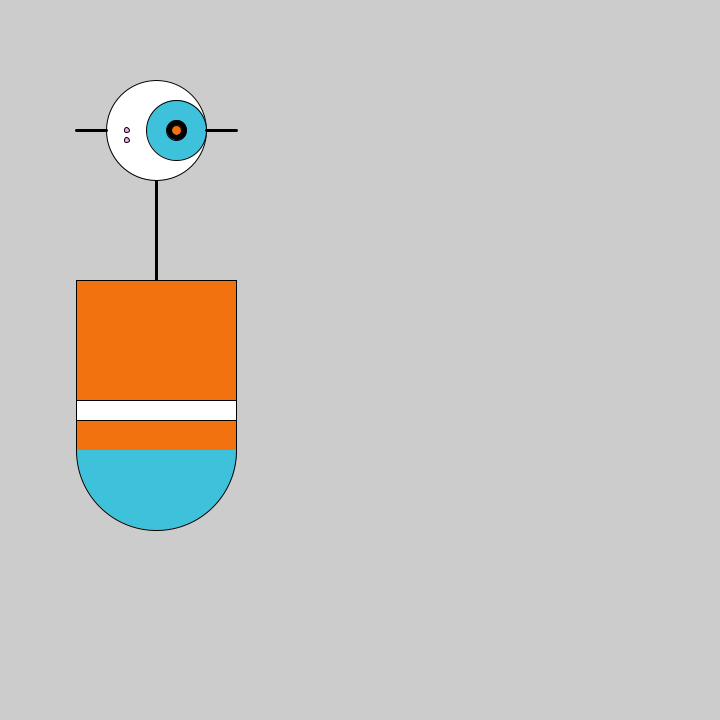
Frame 1 (no input)
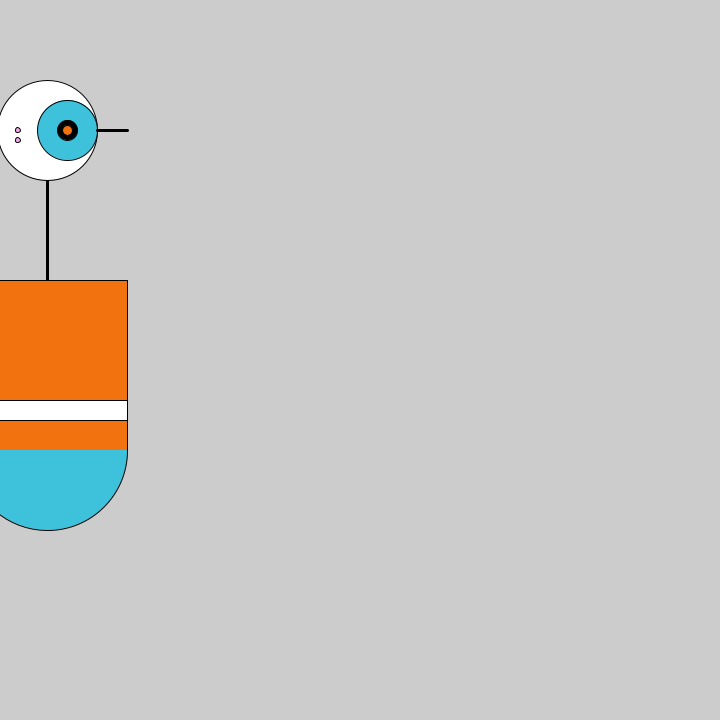
Frame 60 (the mouse pressed at the canvas centre just before this capture)
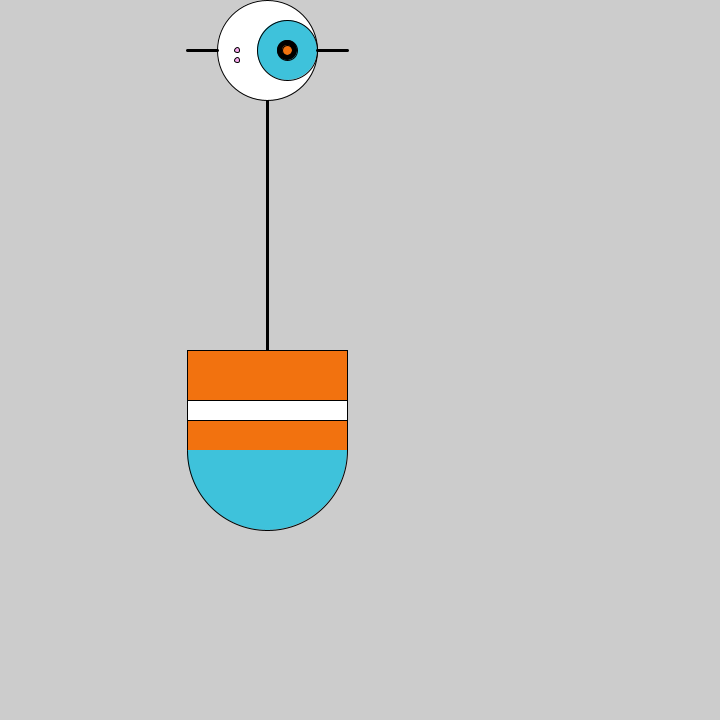
Frame 120 (the mouse held since frame 60 and released just before this capture)

The Processing sketch that drew these frames (run headless with seeded random() and noise(); from frame 60 on, the mouse is pressed at the canvas centre):

// Processing sketch: processing_56070
// ── processing_56070.pde

float x = 160;
float y = 480;
int bodyHeight = 250;
int neckHeight = 20;
int radius = 50;

float easing = 0.02;

void setup() {
  size(720, 720);
  smooth();
  strokeWeight(1);
  ellipseMode(RADIUS);
}

void draw() {
  int targetX = mouseX;
  x += (targetX-x) * easing;
  
   if (mousePressed) {
     neckHeight = 170;
     bodyHeight = 180;
   } else {
     neckHeight = 20;
     bodyHeight = 250;
   }
   
   float ny = y - bodyHeight - neckHeight - radius;
   
   background(204);
   
   //neck
strokeWeight(3);
fill(255);
line(x, ny-30, x, y-bodyHeight+50);

//head
strokeWeight(1);
fill(255);
ellipse(x, ny-30, radius, radius);
//blue eye
fill(62, 194, 219);
ellipse(x+20, ny-30, 30, 30);
//black eye
fill(0);
ellipse(x+20, ny-30, 10, 10);
//orange eye
fill(242, 114, 15);
ellipse(x+20, ny-30, 5, 5);
//two white eye
fill(245, 168, 235);
ellipse(x-30, ny-20, 2.5, 2.5);
ellipse(x-30, ny-30, 2.5, 2.5);

//antennae
strokeWeight(3);
line(x-80, ny-30, x-50, ny-30);
line(x+50, ny-30, x+80, ny-30);

//body
fill(242, 114, 15);
strokeWeight(1);
rect(x-80, y-bodyHeight+50, 160, bodyHeight-80);
//bottom
fill(62, 194, 219);
arc(x, y-30, 80, 80, 0, radians(180));
//white belt
fill(255);
rect(x-80, y-80, 160, 20);
}
